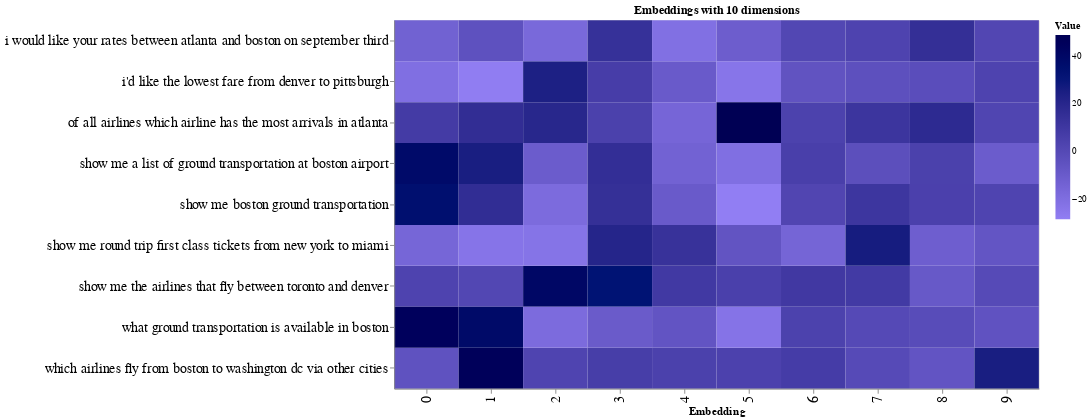

The notebook cell saved with this chart:
### Code cell
# Set sample size to visualize
sample = 9

# Reshape the data for visualization purposes
source = pd.DataFrame(embeds_pc)[:sample]
source = pd.concat([source,df['query']], axis=1)
source = source.melt(id_vars=['query'])

# Configure the plot
chart = alt.Chart(source).mark_rect().encode(
    x=alt.X('variable:N', title="Embedding"),
    y=alt.Y('query:N', title='',axis=alt.Axis(labelLimit=500)),
    color=alt.Color('value:Q', title="Value", scale=alt.Scale(
                range=["#917EF3", "#000000"]))
)

result = chart.configure(background='#ffffff'
        ).properties(
        width=700,
        height=400,
        title='Embeddings with 10 dimensions'
       ).configure_axis(
      labelFontSize=15,
      titleFontSize=12)

# Show the plot
result

### Figure 1 — Vega-Lite specification as saved in the notebook (floating-point values rounded to 4 significant figures; data arrays with more than 128 entries replaced by an {"elided": "..."} marker saying what was removed)
{"config": {"view": {"continuousWidth": 400, "continuousHeight": 300}, "axis": {"labelFontSize": 15, "titleFontSize": 12}, "background": "#ffffff"}, "data": {"name": "data-d1202ba46bcf3812b594e81e11198c47"}, "mark": "rect", "encoding": {"color": {"field": "value", "scale": {"range": ["#917EF3", "#000000"]}, "title": "Value", "type": "quantitative"}, "x": {"field": "variable", "title": "Embedding", "type": "nominal"}, "y": {"axis": {"labelLimit": 500}, "field": "query", "title": "", "type": "nominal"}}, "height": 400, "title": "Embeddings with 10 dimensions", "width": 700, "$schema": "https://vega.github.io/schema/vega-lite/v4.17.0.json", "datasets": {"data-d1202ba46bcf3812b594e81e11198c47": {"elided": "1140 records"}}}
